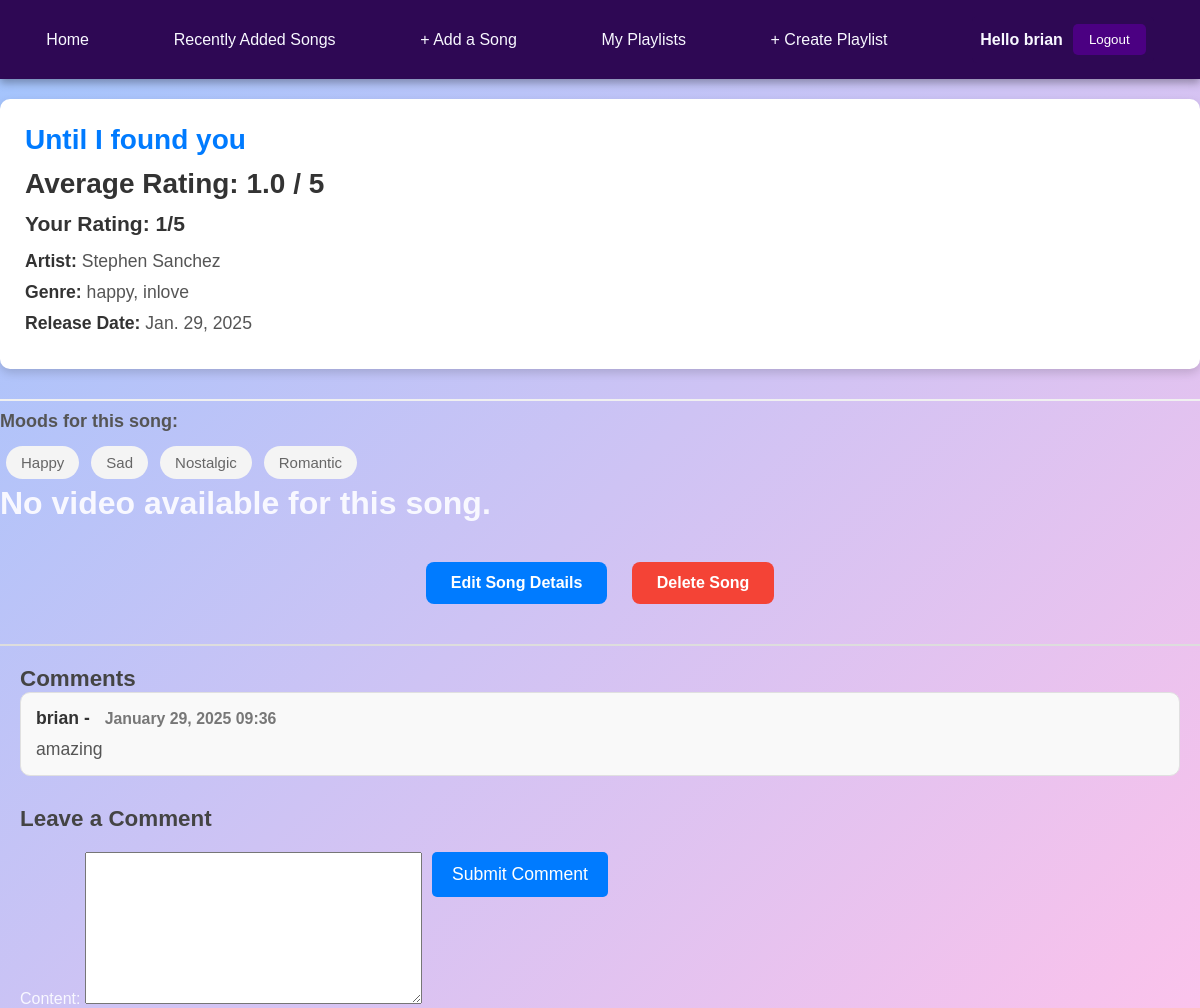
Screenshot of /song/7 (signed in) with the database file from the repository.
### app/models.py (models this page shows, shortened)
class Song(models.Model):
    title = models.CharField(max_length=100)
    artist = models.CharField(max_length=100)
    genre = models.CharField(max_length=50)
    release_date = models.DateField()
    moods = models.ManyToManyField(Mood, related_name="songs")
    youtube_embed_code = models.TextField(blank=True, null=True)  # Changed to TextField for embed code
    user = models.ForeignKey(User, on_delete=models.CASCADE)
    created_at = models.DateTimeField(auto_now_add=True)

class Mood(models.Model):
    name = models.CharField(max_length=50, unique=True)

class SongComment(models.Model):
    song = models.ForeignKey(Song, related_name='comments', on_delete=models.CASCADE)
    user = models.ForeignKey(User, on_delete=models.CASCADE)
    content = models.TextField()  # This is the content field the form is referring to
    created_at = models.DateTimeField(auto_now_add=True)
    class Meta:
        ordering = ['created_at']

### app/views.py (the view, shortened to what this page needs)
# urls.py: path('song/<int:pk>', songDetailsView.as_view(), name='song_detail'),
class songDetailsView(DetailView):
    model = Song
    context_object_name = 'song'
    template_name = 'app/song_details.html'
    def get_context_data(self, **kwargs):
        context = super().get_context_data(**kwargs)
        song = context['song']
        context['comment_form'] = CommentForm()  # Add the comment form to the context
        context['comments'] = song.comments.all()  # Get all the comments for the song
        context['rating_form'] = RatingForm()  # Add the rating form to the context
        avg_rating = Rating.objects.filter(song=song).aggregate(Avg('rating'))['rating__avg']
        context['avg_rating'] = avg_rating if avg_rating else None  # Display average rating or None if no ratings
        user_rating = Rating.objects.filter(song=song, user=self.request.user).first()
        context['user_rating'] = user_rating.rating if user_rating else None  # Display user's rating if available
        return context

### app/forms.py
class CommentForm(forms.ModelForm):
    class Meta:
        model = SongComment
        fields = ['content']

class RatingForm(forms.ModelForm):
    class Meta:
        model = Rating
        fields = ['rating']
    rating = forms.ChoiceField(
        choices=[(i, f'{i} Star') for i in range(1, 6)],
        widget=forms.Select,
    )

### app/templates/app/song_details.html (shortened to what this page needs)
{% extends 'app/base.html' %}
{% load static %}
{% block content %}
    <link rel="stylesheet" type="text/css" href="{% static 'css/songDetails.css' %}">
    <div class="song-entry">
        <h2 class="song-title">{{ song.title }}</h2>
        <div class="average-rating">
            <h3>Average Rating: {{ avg_rating }} / 5</h3>
        </div>
        <div class="song-rating">
            <h3>
                {% if user_rating %}
                <span class="user-rating">Your Rating: {{ user_rating }}/5</span>
            {% else %}
                <form method="POST" class="rating-form">
                    {% csrf_token %}
                    {{ rating_form.as_p }}
                    <button type="submit" class="btn submit-rating-btn">Submit Rating</button>
                </form>
            {% endif %}
            </h3>
        </div>
        <div class="song-details">
            <p><strong>Artist:</strong> {{ song.artist }}</p>
            <p><strong>Genre:</strong> {{ song.genre }}</p>
            <p><strong>Release Date:</strong> {{ song.release_date }}</p>
        </div>
    </div>
    <div class="song-moods">
        <strong>Moods for this song:</strong>
        {% if song.moods.all %}
            <div class="mood-list">
                {% for mood in song.moods.all %}
                    <span class="mood-item">{{ mood.name }}</span>
                {% endfor %}
            </div>
        {% else %}
            <h1>No moods available for this song.</h1>
        {% endif %}
    </div>
    {% if song.youtube_embed_code %}
        <div class="youtube-video">
            {{ song.youtube_embed_code|safe }}
        </div>
    {% else %}
        <h1>No video available for this song.</h1>
    {% endif %}
    {% if user == song.user %}
        <div class="song-actions">
            <a href="{% url 'song_update' song.pk %}" class="btn edit-btn">Edit Song Details</a>
            <a href="{% url 'song_delete' song.pk %}" class="btn delete-btn">Delete Song</a>
        </div>
    {% endif %}
    <div class="comments-section">
        <h3>Comments</h3>
        {% if comments %}
            <ul class="comment-list">
                {% for comment in comments %}
                    <li class="comment-item">
                        <div class="comment-header">
                            <strong>{{ comment.user.username }}</strong> -
                            <span class="comment-date">{{ comment.created_at|date:"F d, Y H:i" }}</span>
                        </div>
                        <p class="comment-content">{{ comment.content }}</p>
                    </li>
                {% endfor %}
            </ul>
        {% else %}
            <p>No comments yet. Be the first to comment!</p>
        {% endif %}
    </div>
    <div class="comment-form">
        <h3>Leave a Comment</h3>
        <form method="POST">
            {{ comment_form.as_p }}
            <button type="submit" class="btn submit-btn">Submit Comment</button>
        </form>
    </div>
{% endblock content %}

### app/templates/app/navbar.html (shortened to what this page needs)
<nav>
    <a href="{% url 'main_page' %}">Home</a>
    <a href="{% url 'song' %}">Recently Added Songs</a>
    <a href="{% url 'new_song' %}">+ Add a Song</a>
    {% if user.is_authenticated %}
        <a href="{% url 'playlist_list' %}">My Playlists</a>
        <a href="{% url 'create_playlist' %}">+ Create Playlist</a>
        <div class="user-info">
            <p>Hello {{ user.username }}</p>
            <form action="{% url 'logout' %}" method="post" class="logout-form">
                <button type="submit" class="logout-btn">Logout</button>
            </form>
        </div>
    {% else %}
        <a href="{% url 'login' %}" class="login-link">Login</a>
    {% endif %}
</nav>

### static/css/base.css (style rules this page uses)
* { margin: 0; padding: 0; box-sizing: border-box; }
body { font-family: Arial, sans-serif; background: linear-gradient(135deg, #a1c4fd, #fbc2eb); color: #F8F8FF; }
nav { background-color: #2E0854; padding: 1rem; display: flex; justify-content: space-around; align-items: center; box-shadow: 0 4px 8px rgba(0, 0, 0, 0.3); }
nav a { color: #F8F8FF; text-decoration: none; font-size: 1rem; margin-right: 1.5rem; transition: color 0.3s ease; }
.user-info { display: flex; align-items: center; gap: 10px; background-color: #2E0854; padding: 0.5rem; border-radius: 5px; }
.user-info p { margin: 0; color: #F8F8FF; font-weight: bold; }
.logout-btn { background-color: #4B0082; color: white; padding: 0.5rem 1rem; border: none; border-radius: 5px; cursor: pointer; transition: background-color 0.3s; }

### static/css/songDetails.css (style rules this page uses)
.song-entry { background-color: #ffffff; padding: 25px; margin: 20px 0; border-radius: 10px; box-shadow: 0 4px 10px rgba(0, 0, 0, 0.15); }
.song-entry h2 { font-size: 28px; margin-bottom: 12px; color: #333; font-weight: 600; }
.song-entry .song-title { text-decoration: none; color: #007bff; transition: color 0.3s ease; }
.average-rating h3 { font-size: 28px; margin-bottom: 12px; color: #333; font-weight: 600; }
.song-details p { font-size: 18px; margin: 8px 0; color: #555; }
.song-details strong { color: #333; }
.song-moods { margin-top: 20px; padding-top: 10px; border-top: 2px solid #f0f0f0; }
.song-moods strong { font-size: 18px; display: block; margin-bottom: 8px; color: #555; }
.song-moods .mood-list { list-style-type: none; padding-left: 0; }
.song-moods .mood-item { display: inline-block; background-color: #f4f4f4; padding: 8px 15px; border-radius: 20px; margin: 6px; font-size: 15px; color: #666; font-weight: 500; }
.song-actions { margin-top: 30px; text-align: center; }
.song-actions .btn { text-decoration: none; padding: 12px 25px; margin: 10px; border-radius: 8px; font-size: 16px; color: #fff; font-weight: bold; transition: all 0.3s ease; display: inline-block; }
.edit-btn { background-color: #007bff; }
.delete-btn { background-color: #f44336; }
.song-entry { margin-bottom: 30px; }
.song-details p { font-size: 1.1em; margin-bottom: 10px; }
.song-moods { margin-top: 20px; }
.mood-list { display: flex; flex-wrap: wrap; }
.mood-item { background-color: #f1f1f1; padding: 5px 10px; margin: 5px; border-radius: 15px; font-size: 1em; color: #333; }
.comments-section { margin-top: 30px; border-top: 2px solid #ddd; padding-top: 20px; padding-left: 20px; padding-right: 20px; }
.comments-section h3 { font-size: 1.4em; color: #444; }
.comment-list { list-style-type: none; padding-left: 0; }
.comment-item { background-color: #f9f9f9; border: 1px solid #e0e0e0; margin-bottom: 20px; padding: 15px; border-radius: 10px; }
.comment-header { font-weight: bold; font-size: 1.1em; color: #333; }
.comment-date { font-size: 0.9em; color: #777; margin-left: 10px; }
.comment-content { margin-top: 10px; font-size: 1.1em; color: #555; }
.comment-form { margin-top: 30px; padding-left: 20px; }
.comment-form h3 { font-size: 1.4em; color: #444; margin-bottom: 20px; }
.comment-form form { display: flex; align-items: flex-start; gap: 10px; }
.comment-form form button.submit-btn { background-color: #007bff; color: #fff; padding: 12px 20px; font-size: 1.1em; border: none; border-radius: 5px; cursor: pointer; width: auto; max-width: 200px; }
.song-rating { margin-bottom: 15px; font-size: 18px; color: #333; }

### rows the page displays
Song: title "Until I found you", artist "Stephen Sanchez", genre "happy, inlove", release_date "Jan. 29, 2025"
Mood: name "Happy"
Mood: name "Sad"
Mood: name "Nostalgic"
Mood: name "Romantic"
SongComment: user.username "brian", created_at "January 29, 2025 09:36", content "amazing"

### other values shown
{{ user.username }} "brian"
{{ avg_rating }} "1.0"
{{ user_rating }} "1"
